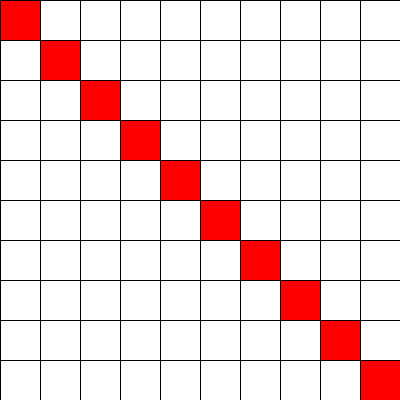
Frame 1 (no input)
Frame 60 (the mouse pressed at the canvas centre just before this capture): identical to frame 1, image omitted
Frame 120 (the mouse held since frame 60 and released just before this capture): identical to frame 1, image omitted

The Processing sketch that drew this single still picture (run headless with seeded random() and noise(); from frame 60 on, the mouse is pressed at the canvas centre):

// Processing sketch: grilla_simple_diagonal
// ── grilla_simple_diagonal.pde
int cant = 10;
int tamX, tamY;

void setup(){
  size(400, 400);
  tamX = width/cant;
  tamY = height/cant;
}

void draw(){
  for(int i=0; i<cant; i++){
    for(int j=0; j<cant; j++){
      if(i==j)
        fill(255, 0, 0);
      else
        fill(255);
      rect(i*tamX, j*tamY, tamX, tamY);
    }
  }
}
